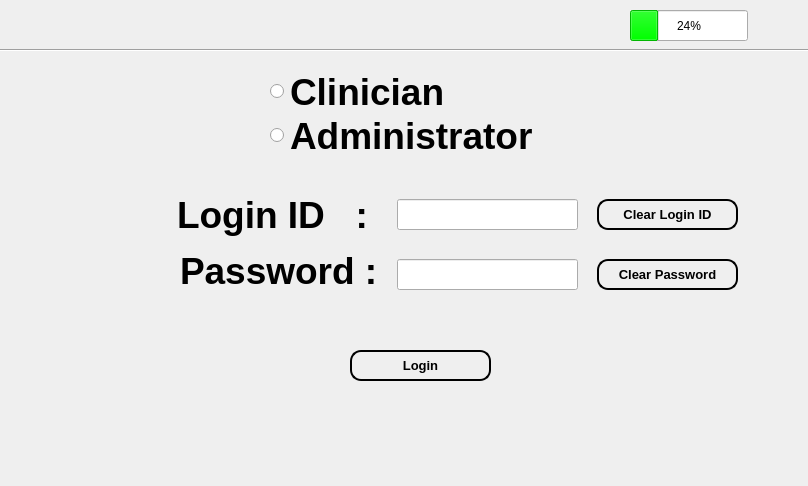
<?xml version="1.0" encoding="UTF-8"?>
<ui version="4.0">
 <class>LoginGui</class>
 <widget class="QWidget" name="LoginGui">
  <property name="geometry">
   <rect>
    <x>0</x>
    <y>0</y>
    <width>808</width>
    <height>486</height>
   </rect>
  </property>
  <property name="windowTitle">
   <string>Form</string>
  </property>
  <widget class="QPushButton" name="loginButton">
   <property name="geometry">
    <rect>
     <x>350</x>
     <y>350</y>
     <width>141</width>
     <height>31</height>
    </rect>
   </property>
   <property name="font">
    <font>
     <pointsize>10</pointsize>
     <weight>75</weight>
     <bold>true</bold>
    </font>
   </property>
   <property name="styleSheet">
    <string notr="true">color: #000000;
border: 2px solid #000;
border-radius: 11px;
padding: 5px;
background: qradialgradient(cx: 0.3, cy: -0.4,
fx: 0.3, fy: -0.4,
radius: 1.35, stop: 0 #fff, stop: 1 #888);
min-width: 80px;</string>
   </property>
   <property name="text">
    <string>Login</string>
   </property>
  </widget>
  <widget class="QLabel" name="errormsg">
   <property name="geometry">
    <rect>
     <x>270</x>
     <y>170</y>
     <width>431</width>
     <height>21</height>
    </rect>
   </property>
   <property name="font">
    <font>
     <pointsize>10</pointsize>
     <weight>75</weight>
     <bold>true</bold>
    </font>
   </property>
   <property name="text">
    <string/>
   </property>
  </widget>
  <widget class="QLabel" name="passwordlabel">
   <property name="geometry">
    <rect>
     <x>180</x>
     <y>250</y>
     <width>211</width>
     <height>41</height>
    </rect>
   </property>
   <property name="font">
    <font>
     <pointsize>28</pointsize>
     <weight>75</weight>
     <bold>true</bold>
    </font>
   </property>
   <property name="text">
    <string>Password :</string>
   </property>
  </widget>
  <widget class="QLabel" name="loginlabel">
   <property name="geometry">
    <rect>
     <x>177</x>
     <y>189</y>
     <width>211</width>
     <height>51</height>
    </rect>
   </property>
   <property name="font">
    <font>
     <pointsize>28</pointsize>
     <weight>75</weight>
     <bold>true</bold>
    </font>
   </property>
   <property name="text">
    <string>Login ID   :</string>
   </property>
  </widget>
  <widget class="QRadioButton" name="clinicianRB">
   <property name="geometry">
    <rect>
     <x>270</x>
     <y>71</y>
     <width>191</width>
     <height>41</height>
    </rect>
   </property>
   <property name="font">
    <font>
     <pointsize>28</pointsize>
     <weight>75</weight>
     <bold>true</bold>
    </font>
   </property>
   <property name="text">
    <string>Clinician</string>
   </property>
  </widget>
  <widget class="QRadioButton" name="administratorRB">
   <property name="geometry">
    <rect>
     <x>270</x>
     <y>110</y>
     <width>321</width>
     <height>51</height>
    </rect>
   </property>
   <property name="font">
    <font>
     <pointsize>28</pointsize>
     <weight>75</weight>
     <bold>true</bold>
    </font>
   </property>
   <property name="text">
    <string>Administrator</string>
   </property>
  </widget>
  <widget class="QPushButton" name="ClearID">
   <property name="geometry">
    <rect>
     <x>597</x>
     <y>199</y>
     <width>141</width>
     <height>31</height>
    </rect>
   </property>
   <property name="font">
    <font>
     <pointsize>10</pointsize>
     <weight>75</weight>
     <bold>true</bold>
    </font>
   </property>
   <property name="styleSheet">
    <string notr="true">color: #000000;
border: 2px solid #000;
border-radius: 11px;
padding: 5px;
background: qradialgradient(cx: 0.3, cy: -0.4,
fx: 0.3, fy: -0.4,
radius: 1.35, stop: 0 #fff, stop: 1 #888);
min-width: 80px;</string>
   </property>
   <property name="text">
    <string>Clear Login ID</string>
   </property>
  </widget>
  <widget class="QLineEdit" name="loginid">
   <property name="geometry">
    <rect>
     <x>397</x>
     <y>199</y>
     <width>181</width>
     <height>31</height>
    </rect>
   </property>
   <property name="palette">
    <palette>
     <active>
      <colorrole role="Text">
       <brush brushstyle="SolidPattern">
        <color alpha="255">
         <red>0</red>
         <green>0</green>
         <blue>0</blue>
        </color>
       </brush>
      </colorrole>
     </active>
     <inactive>
      <colorrole role="Text">
       <brush brushstyle="SolidPattern">
        <color alpha="255">
         <red>0</red>
         <green>0</green>
         <blue>0</blue>
        </color>
       </brush>
      </colorrole>
     </inactive>
     <disabled>
      <colorrole role="Text">
       <brush brushstyle="SolidPattern">
        <color alpha="255">
         <red>0</red>
         <green>0</green>
         <blue>0</blue>
        </color>
       </brush>
      </colorrole>
     </disabled>
    </palette>
   </property>
   <property name="font">
    <font>
     <pointsize>14</pointsize>
    </font>
   </property>
   <property name="focusPolicy">
    <enum>Qt::StrongFocus</enum>
   </property>
  </widget>
  <widget class="QPushButton" name="ClearPassword">
   <property name="geometry">
    <rect>
     <x>597</x>
     <y>259</y>
     <width>141</width>
     <height>31</height>
    </rect>
   </property>
   <property name="font">
    <font>
     <pointsize>10</pointsize>
     <weight>75</weight>
     <bold>true</bold>
    </font>
   </property>
   <property name="styleSheet">
    <string notr="true">color: #000000;
border: 2px solid #000;
border-radius: 11px;
padding: 5px;
background: qradialgradient(cx: 0.3, cy: -0.4,
fx: 0.3, fy: -0.4,
radius: 1.35, stop: 0 #fff, stop: 1 #888);
min-width: 80px;</string>
   </property>
   <property name="text">
    <string>Clear Password</string>
   </property>
  </widget>
  <widget class="QLineEdit" name="password">
   <property name="geometry">
    <rect>
     <x>397</x>
     <y>259</y>
     <width>181</width>
     <height>31</height>
    </rect>
   </property>
   <property name="palette">
    <palette>
     <active>
      <colorrole role="Text">
       <brush brushstyle="SolidPattern">
        <color alpha="255">
         <red>0</red>
         <green>0</green>
         <blue>0</blue>
        </color>
       </brush>
      </colorrole>
     </active>
     <inactive>
      <colorrole role="Text">
       <brush brushstyle="SolidPattern">
        <color alpha="255">
         <red>0</red>
         <green>0</green>
         <blue>0</blue>
        </color>
       </brush>
      </colorrole>
     </inactive>
     <disabled>
      <colorrole role="Text">
       <brush brushstyle="SolidPattern">
        <color alpha="255">
         <red>0</red>
         <green>0</green>
         <blue>0</blue>
        </color>
       </brush>
      </colorrole>
     </disabled>
    </palette>
   </property>
   <property name="font">
    <font>
     <pointsize>14</pointsize>
    </font>
   </property>
   <property name="echoMode">
    <enum>QLineEdit::Normal</enum>
   </property>
  </widget>
  <widget class="Line" name="line">
   <property name="geometry">
    <rect>
     <x>0</x>
     <y>40</y>
     <width>811</width>
     <height>20</height>
    </rect>
   </property>
   <property name="font">
    <font>
     <weight>75</weight>
     <bold>true</bold>
    </font>
   </property>
   <property name="orientation">
    <enum>Qt::Horizontal</enum>
   </property>
  </widget>
  <widget class="QLabel" name="Date">
   <property name="geometry">
    <rect>
     <x>0</x>
     <y>10</y>
     <width>191</width>
     <height>31</height>
    </rect>
   </property>
   <property name="palette">
    <palette>
     <active>
      <colorrole role="WindowText">
       <brush brushstyle="SolidPattern">
        <color alpha="255">
         <red>0</red>
         <green>0</green>
         <blue>0</blue>
        </color>
       </brush>
      </colorrole>
      <colorrole role="Text">
       <brush brushstyle="SolidPattern">
        <color alpha="255">
         <red>0</red>
         <green>0</green>
         <blue>0</blue>
        </color>
       </brush>
      </colorrole>
      <colorrole role="LinkVisited">
       <brush brushstyle="SolidPattern">
        <color alpha="255">
         <red>0</red>
         <green>0</green>
         <blue>0</blue>
        </color>
       </brush>
      </colorrole>
      <colorrole role="ToolTipText">
       <brush brushstyle="SolidPattern">
        <color alpha="255">
         <red>255</red>
         <green>255</green>
         <blue>255</blue>
        </color>
       </brush>
      </colorrole>
     </active>
     <inactive>
      <colorrole role="WindowText">
       <brush brushstyle="SolidPattern">
        <color alpha="255">
         <red>0</red>
         <green>0</green>
         <blue>0</blue>
        </color>
       </brush>
      </colorrole>
      <colorrole role="Text">
       <brush brushstyle="SolidPattern">
        <color alpha="255">
         <red>0</red>
         <green>0</green>
         <blue>0</blue>
        </color>
       </brush>
      </colorrole>
      <colorrole role="LinkVisited">
       <brush brushstyle="SolidPattern">
        <color alpha="255">
         <red>0</red>
         <green>0</green>
         <blue>0</blue>
        </color>
       </brush>
      </colorrole>
      <colorrole role="ToolTipText">
       <brush brushstyle="SolidPattern">
        <color alpha="255">
         <red>255</red>
         <green>255</green>
         <blue>255</blue>
        </color>
       </brush>
      </colorrole>
     </inactive>
     <disabled>
      <colorrole role="WindowText">
       <brush brushstyle="SolidPattern">
        <color alpha="255">
         <red>120</red>
         <green>120</green>
         <blue>120</blue>
        </color>
       </brush>
      </colorrole>
      <colorrole role="Text">
       <brush brushstyle="SolidPattern">
        <color alpha="255">
         <red>120</red>
         <green>120</green>
         <blue>120</blue>
        </color>
       </brush>
      </colorrole>
      <colorrole role="LinkVisited">
       <brush brushstyle="SolidPattern">
        <color alpha="255">
         <red>0</red>
         <green>0</green>
         <blue>0</blue>
        </color>
       </brush>
      </colorrole>
      <colorrole role="ToolTipText">
       <brush brushstyle="SolidPattern">
        <color alpha="255">
         <red>255</red>
         <green>255</green>
         <blue>255</blue>
        </color>
       </brush>
      </colorrole>
     </disabled>
    </palette>
   </property>
   <property name="font">
    <font>
     <pointsize>14</pointsize>
     <weight>75</weight>
     <bold>true</bold>
    </font>
   </property>
   <property name="text">
    <string/>
   </property>
  </widget>
  <widget class="QProgressBar" name="progressBar">
   <property name="geometry">
    <rect>
     <x>630</x>
     <y>10</y>
     <width>118</width>
     <height>31</height>
    </rect>
   </property>
   <property name="palette">
    <palette>
     <active>
      <colorrole role="WindowText">
       <brush brushstyle="SolidPattern">
        <color alpha="255">
         <red>0</red>
         <green>0</green>
         <blue>0</blue>
        </color>
       </brush>
      </colorrole>
      <colorrole role="Text">
       <brush brushstyle="SolidPattern">
        <color alpha="255">
         <red>0</red>
         <green>0</green>
         <blue>0</blue>
        </color>
       </brush>
      </colorrole>
      <colorrole role="Highlight">
       <brush brushstyle="SolidPattern">
        <color alpha="255">
         <red>0</red>
         <green>255</green>
         <blue>0</blue>
        </color>
       </brush>
      </colorrole>
      <colorrole role="ToolTipText">
       <brush brushstyle="SolidPattern">
        <color alpha="255">
         <red>255</red>
         <green>255</green>
         <blue>255</blue>
        </color>
       </brush>
      </colorrole>
     </active>
     <inactive>
      <colorrole role="WindowText">
       <brush brushstyle="SolidPattern">
        <color alpha="255">
         <red>0</red>
         <green>0</green>
         <blue>0</blue>
        </color>
       </brush>
      </colorrole>
      <colorrole role="Text">
       <brush brushstyle="SolidPattern">
        <color alpha="255">
         <red>0</red>
         <green>0</green>
         <blue>0</blue>
        </color>
       </brush>
      </colorrole>
      <colorrole role="Highlight">
       <brush brushstyle="SolidPattern">
        <color alpha="255">
         <red>0</red>
         <green>255</green>
         <blue>0</blue>
        </color>
       </brush>
      </colorrole>
      <colorrole role="ToolTipText">
       <brush brushstyle="SolidPattern">
        <color alpha="255">
         <red>255</red>
         <green>255</green>
         <blue>255</blue>
        </color>
       </brush>
      </colorrole>
     </inactive>
     <disabled>
      <colorrole role="WindowText">
       <brush brushstyle="SolidPattern">
        <color alpha="255">
         <red>120</red>
         <green>120</green>
         <blue>120</blue>
        </color>
       </brush>
      </colorrole>
      <colorrole role="Text">
       <brush brushstyle="SolidPattern">
        <color alpha="255">
         <red>120</red>
         <green>120</green>
         <blue>120</blue>
        </color>
       </brush>
      </colorrole>
      <colorrole role="Highlight">
       <brush brushstyle="SolidPattern">
        <color alpha="255">
         <red>51</red>
         <green>153</green>
         <blue>255</blue>
        </color>
       </brush>
      </colorrole>
      <colorrole role="ToolTipText">
       <brush brushstyle="SolidPattern">
        <color alpha="255">
         <red>255</red>
         <green>255</green>
         <blue>255</blue>
        </color>
       </brush>
      </colorrole>
     </disabled>
    </palette>
   </property>
   <property name="value">
    <number>24</number>
   </property>
  </widget>
  <widget class="QLabel" name="Time">
   <property name="geometry">
    <rect>
     <x>320</x>
     <y>10</y>
     <width>141</width>
     <height>31</height>
    </rect>
   </property>
   <property name="palette">
    <palette>
     <active>
      <colorrole role="WindowText">
       <brush brushstyle="SolidPattern">
        <color alpha="255">
         <red>0</red>
         <green>0</green>
         <blue>0</blue>
        </color>
       </brush>
      </colorrole>
      <colorrole role="Text">
       <brush brushstyle="SolidPattern">
        <color alpha="255">
         <red>0</red>
         <green>0</green>
         <blue>0</blue>
        </color>
       </brush>
      </colorrole>
      <colorrole role="ToolTipText">
       <brush brushstyle="SolidPattern">
        <color alpha="255">
         <red>255</red>
         <green>255</green>
         <blue>255</blue>
        </color>
       </brush>
      </colorrole>
     </active>
     <inactive>
      <colorrole role="WindowText">
       <brush brushstyle="SolidPattern">
        <color alpha="255">
         <red>0</red>
         <green>0</green>
         <blue>0</blue>
        </color>
       </brush>
      </colorrole>
      <colorrole role="Text">
       <brush brushstyle="SolidPattern">
        <color alpha="255">
         <red>0</red>
         <green>0</green>
         <blue>0</blue>
        </color>
       </brush>
      </colorrole>
      <colorrole role="ToolTipText">
       <brush brushstyle="SolidPattern">
        <color alpha="255">
         <red>255</red>
         <green>255</green>
         <blue>255</blue>
        </color>
       </brush>
      </colorrole>
     </inactive>
     <disabled>
      <colorrole role="WindowText">
       <brush brushstyle="SolidPattern">
        <color alpha="255">
         <red>120</red>
         <green>120</green>
         <blue>120</blue>
        </color>
       </brush>
      </colorrole>
      <colorrole role="Text">
       <brush brushstyle="SolidPattern">
        <color alpha="255">
         <red>120</red>
         <green>120</green>
         <blue>120</blue>
        </color>
       </brush>
      </colorrole>
      <colorrole role="ToolTipText">
       <brush brushstyle="SolidPattern">
        <color alpha="255">
         <red>255</red>
         <green>255</green>
         <blue>255</blue>
        </color>
       </brush>
      </colorrole>
     </disabled>
    </palette>
   </property>
   <property name="font">
    <font>
     <pointsize>14</pointsize>
     <weight>75</weight>
     <bold>true</bold>
    </font>
   </property>
   <property name="text">
    <string/>
   </property>
  </widget>
 </widget>
 <resources/>
 <connections/>
</ui>
